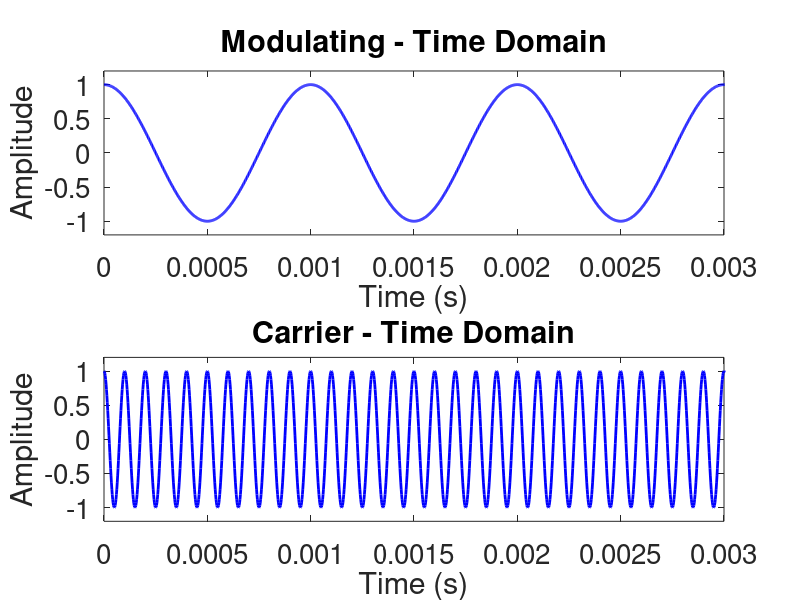
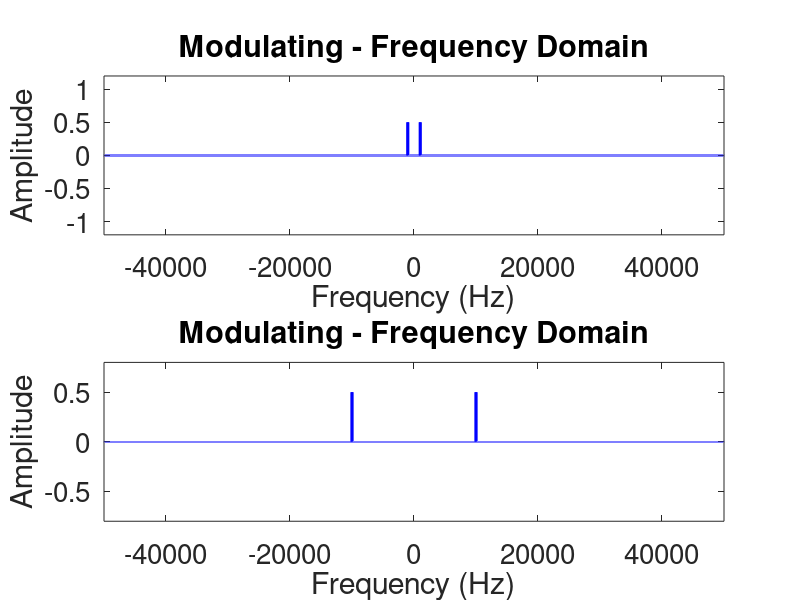
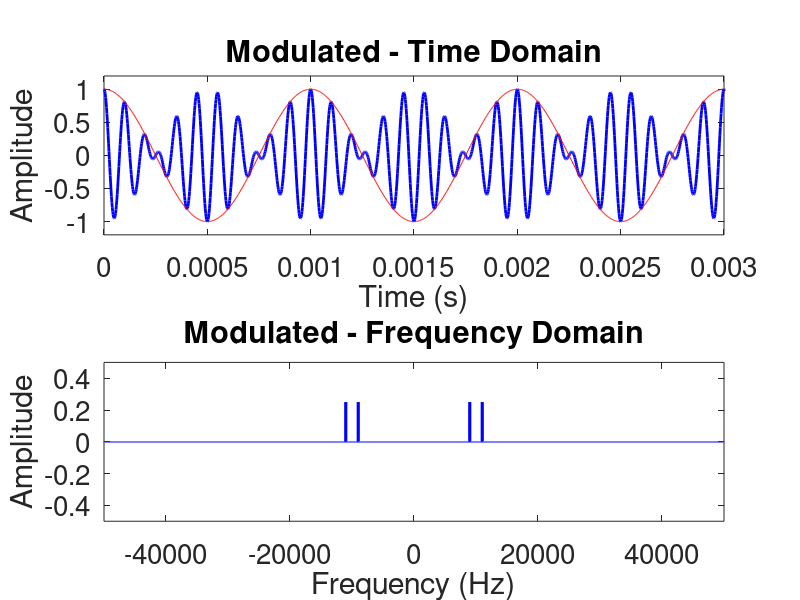
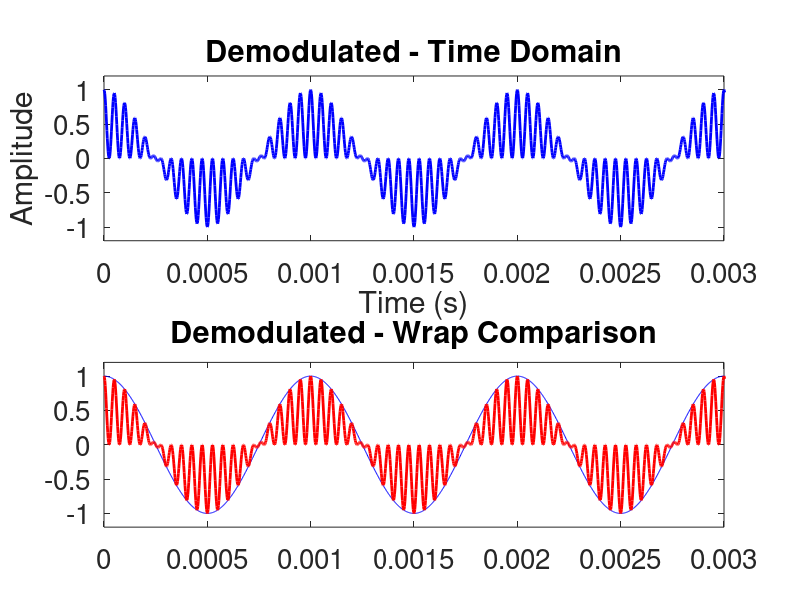

The MATLAB script that drew these images, in order:
clc; clear all; close all

% Defining the font size for the plots.
set(0, 'DefaultAxesFontSize', 20);

% Defining the signals amplitude. 
A_modulating = 1;
A_carrier = 1;

% Defining the signals frequency
f_modulating = 1000;
f_carrier = 10000;

% Defining the period and frequency of sampling: 
fs = 50*f_carrier;
Ts = 1/fs;
T = 1/f_modulating;

% Defining the sinal period. 
t_inicial = 0;
t_final = 2;

% "t" vector: corresponds to the time interval of the signal. 
t = [t_inicial:Ts:t_final];

% Defining the signals in the time domain:

modulating_signal = A_modulating*cos(2*pi*f_modulating*t);
carrier_signal = A_carrier*cos(2*pi*f_carrier*t);

% Plotting the signals in the time domain.
figure(1)
subplot(211)
plot(t,modulating_signal,'b', 'LineWidth', 2)
xlim([0 3*T])
ylim([-1.2*A_modulating 1.2*A_modulating])
xlabel('Time (s)')
ylabel('Amplitude')
title('Modulating - Time Domain')

subplot(212)
plot(t,carrier_signal, 'b', 'LineWidth', 2)
xlim([0 3*T])
ylim([-1.2*A_carrier 1.2*A_carrier])
xlabel('Time (s)')
ylabel('Amplitude')
title('Carrier - Time Domain')

% calculating the FFT step.
f_step = 1/t_final;

% calculating the frequency vector.
f = [-fs/2:f_step:fs/2];

% calculating the FFT of the modulating and carrier signals.
modulating_F = fft(modulating_signal)/length(modulating_signal);
modulating_F = fftshift(modulating_F);

carrier_F = fft(carrier_signal)/length(carrier_signal);
carrier_F = fftshift(carrier_F);

% Plotting the signals in the frequency domain.
figure(2)
subplot(211)
plot(f,abs(modulating_F), 'b', 'LineWidth', 2)
xlim([-5*f_carrier 5*f_carrier])
ylim([-1.2*A_modulating 1.2*A_modulating])
title('Modulating - Frequency Domain')
xlabel('Frequency (Hz)')
ylabel('Amplitude')

subplot(212)
plot(f,abs(carrier_F), 'b', 'LineWidth', 2)
xlim([-5*f_carrier 5*f_carrier])
ylim([-0.8*A_carrier 0.8*A_carrier])
title('Modulating - Frequency Domain')
xlabel('Frequency (Hz)')
ylabel('Amplitude')

% Modulating the signals.
% The modulated signal is the product of the modulating and carrier signals.
final_signal = modulating_signal .* carrier_signal;
final_F = fft(final_signal)/length(final_signal);
final_F = fftshift(final_F);

figure(3)
subplot(211)
plot(t,final_signal, 'b', 'LineWidth', 2)
xlim([0 3*T])
hold on

plot(t,modulating_signal, 'r')
xlim([0 3*T])
ylim([-1.2*A_modulating 1.2*A_modulating])
title('Modulated - Time Domain')
xlabel('Time (s)')
ylabel('Amplitude')

subplot(212)
plot(f,abs(final_F), 'b', 'LineWidth', 2)
xlim([-5*f_carrier 5*f_carrier])
ylim([-0.5*A_modulating 0.5*A_modulating])
title('Modulated - Frequency Domain')
xlabel('Frequency (Hz)')
ylabel('Amplitude')

% Demodulating the signal.
demulated_signal = final_signal .* carrier_signal; 

figure(4)
subplot(211)
plot(t,demulated_signal,'b', 'LineWidth', 2)
xlim([0 3*T])
ylim([-1.2*A_modulating 1.2*A_modulating])
title('Demodulated - Time Domain')
xlabel('Time (s)')
ylabel('Amplitude')
subplot(212)
plot(t,modulating_signal,'b')
hold on;
plot(t,demulated_signal,'r', 'LineWidth', 2)
xlim([0 3*T])
ylim([-1.2*A_modulating 1.2*A_modulating])
title('Demodulated - Wrap Comparison')